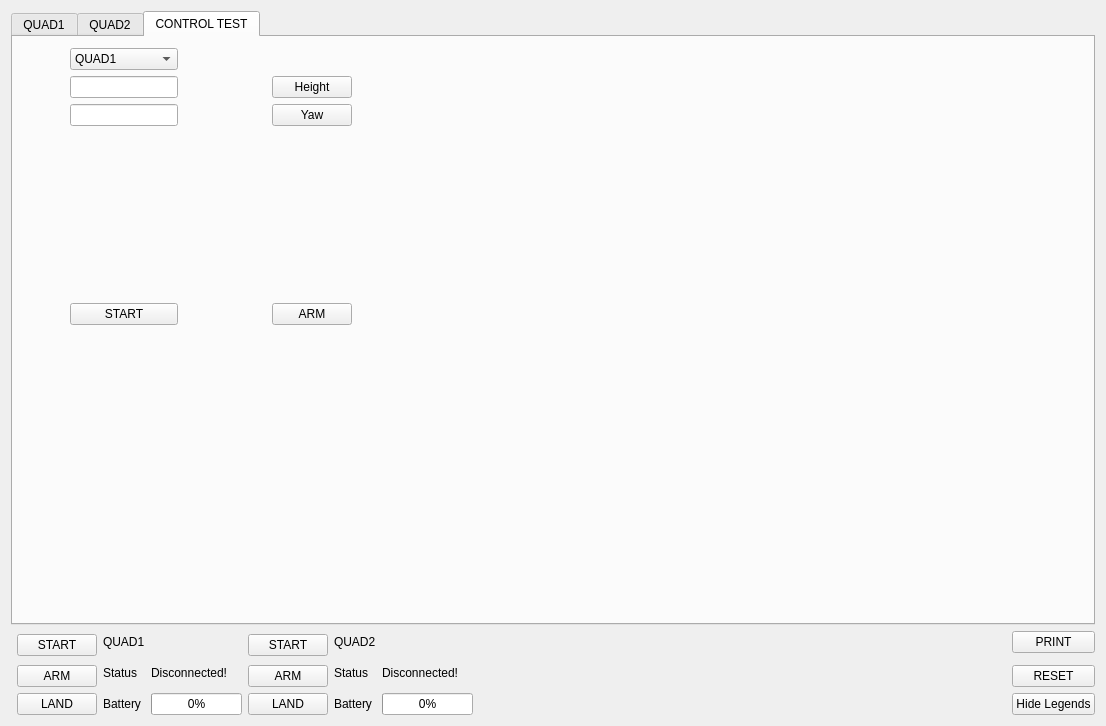
<?xml version="1.0" encoding="UTF-8"?>
<ui version="4.0">
 <class>Telemetry</class>
 <widget class="QWidget" name="Telemetry">
  <property name="geometry">
   <rect>
    <x>0</x>
    <y>0</y>
    <width>1106</width>
    <height>726</height>
   </rect>
  </property>
  <property name="windowTitle">
   <string>Telemetry</string>
  </property>
  <layout class="QGridLayout" name="gridLayout">
   <item row="4" column="4">
    <widget class="QPushButton" name="btn_land2">
     <property name="text">
      <string>LAND</string>
     </property>
    </widget>
   </item>
   <item row="1" column="2">
    <widget class="QLabel" name="label_2">
     <property name="autoFillBackground">
      <bool>false</bool>
     </property>
     <property name="text">
      <string>QUAD1</string>
     </property>
    </widget>
   </item>
   <item row="4" column="8">
    <widget class="QPushButton" name="btn_legends">
     <property name="text">
      <string>Hide Legends</string>
     </property>
    </widget>
   </item>
   <item row="4" column="2">
    <widget class="QLabel" name="label">
     <property name="text">
      <string>Battery</string>
     </property>
    </widget>
   </item>
   <item row="1" column="4" rowspan="2">
    <widget class="QPushButton" name="btn_start2">
     <property name="text">
      <string>START</string>
     </property>
    </widget>
   </item>
   <item row="4" column="5">
    <widget class="QLabel" name="label_6">
     <property name="text">
      <string>Battery</string>
     </property>
    </widget>
   </item>
   <item row="2" column="6" rowspan="2">
    <widget class="QLabel" name="lbl_quad2_stat">
     <property name="text">
      <string>Disconnected!</string>
     </property>
    </widget>
   </item>
   <item row="4" column="6">
    <widget class="QProgressBar" name="pb_quad2">
     <property name="value">
      <number>0</number>
     </property>
    </widget>
   </item>
   <item row="4" column="3">
    <widget class="QProgressBar" name="pb_quad1">
     <property name="value">
      <number>0</number>
     </property>
    </widget>
   </item>
   <item row="0" column="0" colspan="9">
    <widget class="QTabWidget" name="tab_telemetry">
     <property name="currentIndex">
      <number>2</number>
     </property>
     <widget class="QWidget" name="tab_quad1">
      <attribute name="title">
       <string>QUAD1</string>
      </attribute>
      <layout class="QGridLayout" name="gridLayout_2">
       <item row="1" column="0">
        <widget class="QCustomPlot" name="plot_x1" native="true"/>
       </item>
       <item row="0" column="0">
        <widget class="QCustomPlot" name="plot_height1" native="true"/>
       </item>
       <item row="1" column="1">
        <widget class="QCustomPlot" name="plot_y1" native="true"/>
       </item>
       <item row="0" column="1">
        <widget class="QCustomPlot" name="plot_yaw1" native="true"/>
       </item>
      </layout>
     </widget>
     <widget class="QWidget" name="tab_quad2">
      <attribute name="title">
       <string>QUAD2</string>
      </attribute>
      <layout class="QGridLayout" name="gridLayout_3">
       <item row="1" column="0">
        <widget class="QCustomPlot" name="plot_x2" native="true"/>
       </item>
       <item row="1" column="1">
        <widget class="QCustomPlot" name="plot_y2" native="true"/>
       </item>
       <item row="0" column="0">
        <widget class="QCustomPlot" name="plot_height2" native="true"/>
       </item>
       <item row="0" column="1">
        <widget class="QCustomPlot" name="plot_yaw2" native="true"/>
       </item>
      </layout>
     </widget>
     <widget class="QWidget" name="tab_control">
      <attribute name="title">
       <string>CONTROL TEST</string>
      </attribute>
      <layout class="QGridLayout" name="gridLayout_4">
       <item row="0" column="1">
        <widget class="QComboBox" name="comboBox">
         <item>
          <property name="text">
           <string>QUAD1</string>
          </property>
         </item>
         <item>
          <property name="text">
           <string>QUAD2</string>
          </property>
         </item>
        </widget>
       </item>
       <item row="6" column="1" colspan="4">
        <spacer name="verticalSpacer">
         <property name="orientation">
          <enum>Qt::Vertical</enum>
         </property>
         <property name="sizeHint" stdset="0">
          <size>
           <width>298</width>
           <height>344</height>
          </size>
         </property>
        </spacer>
       </item>
       <item row="1" column="0" rowspan="3">
        <spacer name="horizontalSpacer_4">
         <property name="orientation">
          <enum>Qt::Horizontal</enum>
         </property>
         <property name="sizeHint" stdset="0">
          <size>
           <width>38</width>
           <height>138</height>
          </size>
         </property>
        </spacer>
       </item>
       <item row="5" column="3">
        <widget class="QPushButton" name="btn_arm">
         <property name="text">
          <string>ARM</string>
         </property>
        </widget>
       </item>
       <item row="2" column="1">
        <widget class="QLineEdit" name="txt_yaw"/>
       </item>
       <item row="1" column="1">
        <widget class="QLineEdit" name="txt_height"/>
       </item>
       <item row="1" column="3">
        <widget class="QPushButton" name="btn_height">
         <property name="text">
          <string>Height</string>
         </property>
        </widget>
       </item>
       <item row="2" column="3">
        <widget class="QPushButton" name="btn_yaw">
         <property name="text">
          <string>Yaw</string>
         </property>
        </widget>
       </item>
       <item row="2" column="5" rowspan="5">
        <spacer name="horizontalSpacer_2">
         <property name="orientation">
          <enum>Qt::Horizontal</enum>
         </property>
         <property name="sizeHint" stdset="0">
          <size>
           <width>678</width>
           <height>485</height>
          </size>
         </property>
        </spacer>
       </item>
       <item row="4" column="1" colspan="3">
        <spacer name="verticalSpacer_2">
         <property name="orientation">
          <enum>Qt::Vertical</enum>
         </property>
         <property name="sizeHint" stdset="0">
          <size>
           <width>282</width>
           <height>140</height>
          </size>
         </property>
        </spacer>
       </item>
       <item row="5" column="1">
        <widget class="QPushButton" name="btn_start">
         <property name="text">
          <string>START</string>
         </property>
        </widget>
       </item>
       <item row="1" column="2" rowspan="3">
        <spacer name="horizontalSpacer_3">
         <property name="orientation">
          <enum>Qt::Horizontal</enum>
         </property>
         <property name="sizeHint" stdset="0">
          <size>
           <width>39</width>
           <height>138</height>
          </size>
         </property>
        </spacer>
       </item>
       <item row="1" column="4" rowspan="3">
        <spacer name="horizontalSpacer_5">
         <property name="orientation">
          <enum>Qt::Horizontal</enum>
         </property>
         <property name="sizeHint" stdset="0">
          <size>
           <width>38</width>
           <height>138</height>
          </size>
         </property>
        </spacer>
       </item>
      </layout>
     </widget>
    </widget>
   </item>
   <item row="1" column="5">
    <widget class="QLabel" name="label_4">
     <property name="text">
      <string>QUAD2</string>
     </property>
    </widget>
   </item>
   <item row="4" column="1">
    <widget class="QPushButton" name="btn_land1">
     <property name="text">
      <string>LAND</string>
     </property>
    </widget>
   </item>
   <item row="1" column="1" rowspan="2">
    <widget class="QPushButton" name="btn_start1">
     <property name="text">
      <string>START</string>
     </property>
    </widget>
   </item>
   <item row="2" column="5" rowspan="2">
    <widget class="QLabel" name="label_5">
     <property name="text">
      <string>Status</string>
     </property>
    </widget>
   </item>
   <item row="2" column="3" rowspan="2">
    <widget class="QLabel" name="lbl_quad1_stat">
     <property name="text">
      <string>Disconnected!</string>
     </property>
    </widget>
   </item>
   <item row="3" column="4">
    <widget class="QPushButton" name="btn_arm2">
     <property name="text">
      <string>ARM</string>
     </property>
    </widget>
   </item>
   <item row="3" column="8">
    <widget class="QPushButton" name="btn_reset">
     <property name="text">
      <string>RESET</string>
     </property>
    </widget>
   </item>
   <item row="1" column="8">
    <widget class="QPushButton" name="btn_print">
     <property name="text">
      <string>PRINT</string>
     </property>
    </widget>
   </item>
   <item row="1" column="7" rowspan="4">
    <spacer name="horizontalSpacer">
     <property name="orientation">
      <enum>Qt::Horizontal</enum>
     </property>
     <property name="sizeHint" stdset="0">
      <size>
       <width>748</width>
       <height>58</height>
      </size>
     </property>
    </spacer>
   </item>
   <item row="3" column="1">
    <widget class="QPushButton" name="btn_arm1">
     <property name="text">
      <string>ARM</string>
     </property>
    </widget>
   </item>
   <item row="2" column="2" rowspan="2">
    <widget class="QLabel" name="label_3">
     <property name="text">
      <string>Status</string>
     </property>
    </widget>
   </item>
   <item row="1" column="0" rowspan="4">
    <spacer name="horizontalSpacer_6">
     <property name="orientation">
      <enum>Qt::Horizontal</enum>
     </property>
     <property name="sizeHint" stdset="0">
      <size>
       <width>48</width>
       <height>58</height>
      </size>
     </property>
    </spacer>
   </item>
  </layout>
  <zorder>horizontalSpacer</zorder>
  <zorder>btn_reset</zorder>
  <zorder>btn_print</zorder>
  <zorder>btn_legends</zorder>
  <zorder>tab_telemetry</zorder>
  <zorder>btn_start1</zorder>
  <zorder>btn_arm1</zorder>
  <zorder>btn_land1</zorder>
  <zorder>btn_land2</zorder>
  <zorder>btn_arm2</zorder>
  <zorder>btn_start2</zorder>
  <zorder>lbl_quad2_stat</zorder>
  <zorder>pb_quad2</zorder>
  <zorder>pb_quad1</zorder>
  <zorder>lbl_quad1_stat</zorder>
  <zorder>label</zorder>
  <zorder>label_3</zorder>
  <zorder>horizontalSpacer_6</zorder>
  <zorder>label_5</zorder>
  <zorder>label_6</zorder>
  <zorder>label_2</zorder>
  <zorder>label_4</zorder>
 </widget>
 <layoutdefault spacing="6" margin="11"/>
 <customwidgets>
  <customwidget>
   <class>QCustomPlot</class>
   <extends>QWidget</extends>
   <header>qcustomplot.h</header>
   <container>1</container>
  </customwidget>
 </customwidgets>
 <resources/>
 <connections/>
</ui>
